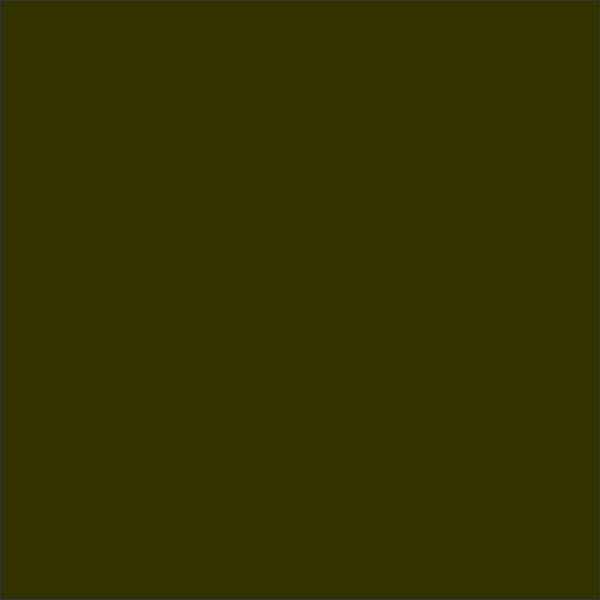
Frame 1 (no input)
Frame 60 (the mouse pressed at the canvas centre just before this capture): identical to frame 1, image omitted
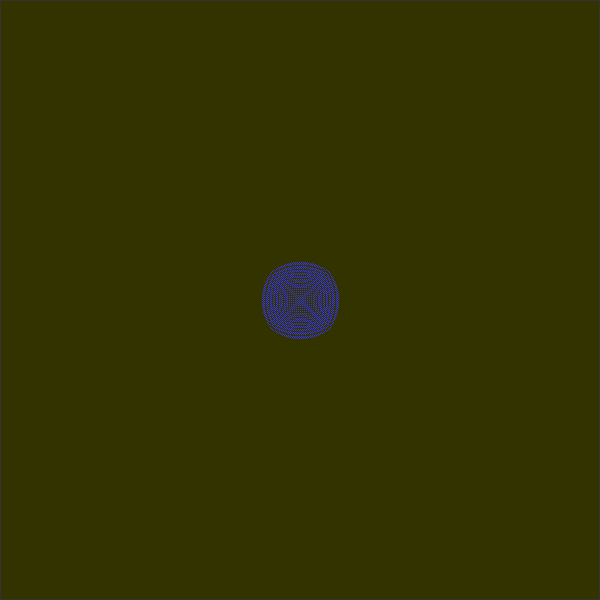
Frame 120 (the mouse held since frame 60 and released just before this capture)

The Processing sketch that drew these frames (run headless with seeded random() and noise(); from frame 60 on, the mouse is pressed at the canvas centre):

// Processing sketch: sketch_16_v2
// ── sketch_16_v2.pde
// 16. Розробити анімаційну програму,
// яка виконує кольорову анімацію набору різнокольорових концентричних кіл 
// так, що за рахунок зміни кольорів та плавної зміни розмірів кіл 
// створити ілюзію руху.

int rows;
int cols;

float[][] previousState;
float[][] currentState;
float damping = 0.995; // 0 - 1

void setup()
{
  size(600, 600);
  
  rows = height;
  cols = width;
  
  previousState = new float[rows][cols];
  currentState = new float[rows][cols];
}

void draw()
{
  background(51);
  loadPixels();
  for(int i = 1; i < rows - 1; ++i)
  {
    for(int j = 1; j < cols - 1; ++j)
    {
      currentState[i][j] = (previousState[i-1][j] +// add the neighbour 
                            previousState[i+1][j] +// of previous
                            previousState[i][j-1] + // and subtract current cell
                            previousState[i][j+1])/2 - currentState[i][j];
                            
      currentState[i][j] *= damping;
      
      // showing current state
      int index = i + j*cols;
      pixels[index] = color(51, 51, currentState[i][j]*200);
    }
  } 
  
  updatePixels();
  
  // swaping
  float[][] temp = previousState;
  previousState = currentState;
  currentState = temp;
}

void swap(float[][] buffer1, float[][] buffer2)
{
  float[][] temp = buffer1;
  buffer1 = buffer2;
  buffer2 = temp;
}

void mousePressed()
{
  currentState[mouseX][mouseY] = 255;
}
